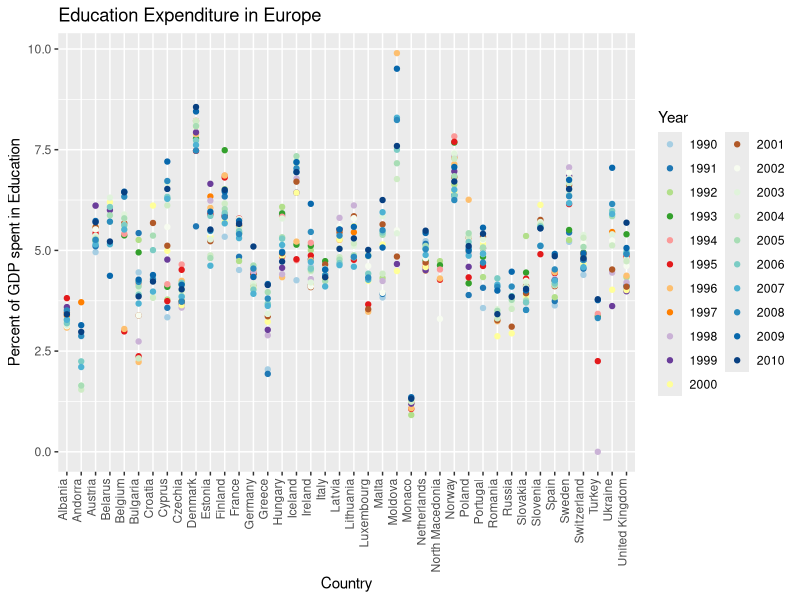

This chart was generated by the following R code:
## ---- chunk 1
knitr::opts_chunk$set(echo = TRUE)
## ---- chunk 2
library(tidyverse)
library(dplyr)
library(ggplot2)
library(scales)


annualdeath <- read.csv("../Dataset/annual-number-of-deaths-by-cause.csv", header = TRUE)
governmentEducationExpenditure  <- read.csv("../Dataset/total-government-expenditure-on-education-gdp.csv", header = TRUE)
enrolment_ratio_teritiary_education <- read.csv("../Dataset/enrolment-ratio-teritiary-education.csv", header = TRUE)
## ---- chunk 3

annualdeath <- annualdeath %>% filter(Code != "");
governmentEducationExpenditure <- governmentEducationExpenditure  %>% filter(Code != "");

## ---- chunk 4
colnames(annualdeath) <- c("Country","Code","Year","Meningitis","Alzheimers disease","Parkinsons disease","Nutritional deficiencies","Malaria",
"Drowning","Interpersonal violence", "Maternal disorders", "HIV AIDS" , "Drug use disorders", "Tuberculosis", "Cardiovascular diseases", "Lower respiratory infections", "Neonatal disorders","Alcohol use disorders", "Self harm", "Exposure to forces of nature", "Diarrheal diseases", "Environmental heat and cold exposure", "Neoplasms", "Conflict and terrorism", "Diabetes mellitus", "Chronic kidney disease", "Poisonings", "Protein energy malnutrition", "Road injuries", "Chronic respiratory diseases", "Cirrhosis and other chronic liver diseases", "Digestive diseases","Fire heat and hot substances","Acute hepatitis", "Measles"
)
colnames(governmentEducationExpenditure) <- c("Country","Code","Year","Percent of GPD spent in Education")

colnames(enrolment_ratio_teritiary_education) <- c("Country","Year","Gender","Age", "Units", "Enrolment ration (%)")
## ---- chunk 5

annualdeath <- select(annualdeath,-Code, -`Interpersonal violence`, -`Fire heat and hot substances`, -`Road injuries`, -`Conflict and terrorism`, -`Exposure to forces of nature`, -`Self harm` )

governmentEducationExpenditure <- select(governmentEducationExpenditure, -Code)

enrolment_ratio_teritiary_education <- select(enrolment_ratio_teritiary_education, -Units, -Age,)

## ---- chunk 6
pays_non_observés_annual_death <- annualdeath %>% group_by(Country) %>% filter(n() < 5)
pays_non_observés_annual_death <- pays_non_observés_annual_death %>% group_by(Country) %>% count()


pays_non_observés_government_exp <- governmentEducationExpenditure %>% group_by(Country) %>% filter(n() < 5)
pays_non_observés_government_exp <- pays_non_observés_government_exp %>% group_by(Country) %>% count()

pays_non_observés_enrolment_ratio_teritiary_education <- enrolment_ratio_teritiary_education %>% group_by(Country) %>% filter(n() < 5)
pays_non_observés_enrolment_ratio_teritiary_education <- pays_non_observés_enrolment_ratio_teritiary_education  %>% group_by(Country) %>% count()

print(pays_non_observés_government_exp)
print(pays_non_observés_annual_death)
print(pays_non_observés_enrolment_ratio_teritiary_education)
## ---- chunk 7
annualdeath <- annualdeath %>% filter(Year<2011);

governmentEducationExpenditure <- governmentEducationExpenditure  %>% filter(Year<2011) %>%filter(Year>1989);

enrolment_ratio_teritiary_education <- enrolment_ratio_teritiary_education  %>% filter(Year<2011) %>%filter(Year>1989)  %>%filter(Gender == "All genders") ;
## ---- chunk 8
governmentEducationExpenditure <- governmentEducationExpenditure %>% group_by(Country) %>% filter(n() > 5) %>% filter(Country != "World")

annualdeath <- annualdeath %>% group_by(Country) %>% filter(n() > 5) %>% filter(Country != "World")

enrolment_ratio_teritiary_education <- enrolment_ratio_teritiary_education %>% group_by(Country) %>% filter(n() > 5) %>% filter(!grepl("^MDG_", Country))
## ---- chunk 9
governmentEducationExpenditure %>% group_by(Country)%>%count()

annualdeath %>% group_by(Country)%>%count()

enrolment_ratio_teritiary_education %>% group_by(Country)%>%count()
## ---- chunk 10
governmentEducationExpenditure %>% group_by(Country)%>%summarise() %>% nrow()
annualdeath  %>% group_by(Country)%>%summarise() %>% nrow()
enrolment_ratio_teritiary_education  %>% group_by(Country)%>%summarise() %>% nrow()
## ---- chunk 11
europe_annual_death <- filter(annualdeath, Country %in% c("Albania", "Andorra", "Austria", "Belarus", "Belgium", "Bosnia and Herzegovina", "Bulgaria", "Croatia", "Cyprus", "Czechia" , "Denmark", "Estonia", "Finland", "France", "Germany", "Greece","Greenland", "Hungary", "Iceland", "Ireland", "Italy", "Latvia", "Liechtenstein", "Lithuania", "Luxembourg", "Malta", "Moldova", "Monaco", "Montenegro", "Netherlands", "North Macedonia", "Norway", "Poland", "Portugal", "Romania", "Russia", "San Marino", "Serbia", "Slovakia", "Slovenia", "Spain", "Sweden", "Switzerland", "Turkey", "Ukraine", "United Kingdom", "Vatican City"))

asia_annual_death <- filter(annualdeath, Country %in% c("Afghanistan", "Armenia", "Azerbaijan", "Bahrain", "Bangladesh", "Bhutan", "Brunei", "Cambodia", "China", "Cyprus", "Georgia", "India", "Indonesia", "Iran", "Iraq", "Israel", "Japan", "Jordan", "Kazakhstan", "Kuwait", "Kyrgyzstan", "Laos", "Lebanon", "Malaysia", "Maldives", "Mongolia", "Myanmar", "Nepal", "North Korea", "Oman", "Pakistan", "Palestine", "Philippines", "Qatar", "Saudi Arabia", "Singapore", "South Korea", "Sri Lanka", "Syria", "Tajikistan","Taiwan", "Thailand", "East Timor", "Turkmenistan", "United Arab Emirates", "Uzbekistan", "Vietnam", "Yemen"))

south_america_annual_death <- filter(annualdeath, Country %in% c("Argentina", "Bolivia", "Brazil", "Chile", "Colombia", "Ecuador", "Guyana", "Paraguay", "Peru", "Suriname", "Uruguay", "Venezuela"))

n_and_c_america_annual_death <- filter(annualdeath, Country %in% c("Antigua and Barbuda", "Bahamas", "Barbados", "Belize", "Canada", "Costa Rica", "Cuba", "Dominica", "Dominican Republic", "El Salvador", "Grenada", "Guatemala", "Haiti", "Honduras", "Jamaica", "Mexico", "Nicaragua", "Panama", "Saint Kitts and Nevis", "Saint Lucia", "Saint Vincent and the Grenadines", "Trinidad and Tobago", "United States","Bermuda","Puerto Rico", "United States Virgin Islands"))

oceania_annual_death <- filter(annualdeath, Country %in% c("Australia", "Fiji", "Kiribati", "Marshall Islands", "Micronesia (country)", "Nauru", "New Zealand", "Palau", "Papua New Guinea", "Samoa", "Solomon Islands", "Tonga", "Tuvalu", "Vanuatu","American Samoa", "Guam", "Northern Mariana Islands","Cook Islands", "Niue", "Tokelau"))

africa_annual_death <- filter(annualdeath, Country %in% c("Algeria", "Angola", "Benin", "Botswana", "Burkina Faso", "Burundi", "Cape Verde", "Cameroon", "Central African Republic", "Chad", "Comoros", "Democratic Republic of Congo", "Congo", "Djibouti", "Egypt", "Equatorial Guinea", "Eritrea", "Eswatini", "Ethiopia", "Gabon", "Gambia", "Ghana", "Guinea", "Guinea-Bissau","Cote d'Ivoire", "Kenya", "Lesotho", "Liberia", "Libya", "Madagascar", "Malawi", "Mali", "Mauritania", "Mauritius", "Morocco", "Mozambique", "Namibia", "Niger", "Nigeria", "Rwanda", "Sao Tome and Principe", "Senegal", "Seychelles", "Sierra Leone", "Somalia", "South Africa", "South Sudan", "Sudan", "Tanzania", "Togo", "Tunisia", "Uganda", "Zambia", "Zimbabwe"))

## ---- chunk 12
europe_enrolment_ration <- filter(enrolment_ratio_teritiary_education, Country %in% c("Albania", "Andorra", "Austria", "Belarus", "Belgium", "Bosnia and Herzegovina", "Bulgaria", "Croatia", "Cyprus", "Czech Republic", "Denmark", "Estonia", "Finland", "France","Germany", "Greece", "Hungary", "Iceland", "Ireland", "Italy", "Latvia", "Liechtenstein", "Lithuania", "Luxembourg", "Malta", "Moldova", "Monaco", "Montenegro", "Netherlands", "The former Yugoslav Republic of Macedonia", "Norway", "Poland", "Portugal", "Romania", "Russian Federation", "San Marino", "Serbia", "Slovakia", "Slovenia", "Spain", "Sweden", "Switzerland","Turkey", "Ukraine", "United Kingdom", "Vatican City", "Gibraltar", "United Kingdom of Great Britain and Northern Ireland"))


asia_enrolment_ratio <- filter(enrolment_ratio_teritiary_education, Country %in% c("Afghanistan", "Armenia", "Azerbaijan", "Bahrain", "Bangladesh", "Bhutan", "Brunei Darussalam", "Cambodia", "China", "Cyprus", "Georgia", "India", "Indonesia", "Iran", "Iraq", "Israel", "Japan", "Jordan", "Kazakhstan", "Kuwait", "Kyrgyzstan", "Laos", "Lebanon", "Malaysia", "Maldives", "Mongolia", "Myanmar", "Nepal","Republic of Korea", "Oman", "Pakistan", "Palestine", "Philippines", "Qatar", "Saudi Arabia", "Singapore", "South Korea", "Sri Lanka", "Syria", "Tajikistan", "Thailand", "Timor-Leste", "Turkmenistan", "United Arab Emirates", "Uzbekistan", "Viet Nam" , "Yemen", "Hong Kong Special Administrative Region of China", "Iran, Islamic Republic of", "Lao People's Democratic Republic", 
"Macao Special Administrative Region of China","Occupied Palestinian Territory"))

south_america_enrolment_ratio <- filter(enrolment_ratio_teritiary_education, Country %in% c("Argentina", "Bolivia", "Brazil", "Chile", "Colombia", "Ecuador", "Guyana", "Paraguay", "Peru", "Suriname", "Uruguay", "Venezuela (Bolivarian Republic of)"))

n_and_c_america_enrolment_ratio <- filter(enrolment_ratio_teritiary_education, Country %in% c("Antigua and Barbuda","Aruba" ,"Bahamas", "Barbados", "Belize", "Canada", "Costa Rica", "Cuba", "Dominica", "Dominican Republic", "El Salvador", "Grenada", "Guatemala","Haiti", "Honduras", "Jamaica", "Mexico", "Nicaragua", "Panama", "Saint Kitts and Nevis", "Saint Lucia", "Saint Vincent and the Grenadines", "Trinidad and Tobago", "United States of America", "Montserrat", "United States Virgin Islands"))

oceania_enrolment_ratio <- filter(enrolment_ratio_teritiary_education, Country %in% c("Australia", "Fiji", "Kiribati", "Marshall Islands", "Micronesia (country)", "Nauru", "New Zealand", "Palau", "Papua New Guinea", "Samoa", "Solomon Islands", "Tonga", "Tuvalu", "Vanuatu", "American Samoa", "Cook Islands", "Niue", "Tokelau"))

enrolment_ratio_teritiary_education <- enrolment_ratio_teritiary_education %>%
  mutate(Country = ifelse(Country ==  "Côte d'Ivoire","Ivory Coast", Country))

africa_enrolment_ratio <- filter(enrolment_ratio_teritiary_education, Country %in% c("Algeria", "Angola", "Benin", "Botswana", "Burkina Faso", "Burundi", "Cameroon", "Central African Republic", "Chad", "Comoros", "Democratic Republic of the Congo", "Djibouti", "Egypt", "Equatorial Guinea", "Eritrea", "Eswatini", "Ethiopia", "Gabon", "Gambia", "Ghana", "Guinea", "Guinea-Bissau", "Ivory Coast", "Kenya", "Lesotho", "Liberia", "Libya", "Madagascar", "Malawi", "Mali", "Mauritania", "Mauritius", "Morocco", "Mozambique", "Namibia", "Niger", "Nigeria", "Rwanda", "Sao Tome and Principe", "Senegal", "Seychelles", "Sierra Leone", "Somalia", "South Africa", "South Sudan", "Sudan", "Tanzania", "Togo", "Tunisia", "Uganda", "Zambia", "Zimbabwe", "Cape Verde", "Congo", "Libyan Arab Jamahiriya", "Swaziland", "Syrian Arab Republic", "United Republic of Tanzania"))

## ---- chunk 13
europe_government_expenditure <- filter(governmentEducationExpenditure, Country %in% c("Albania", "Andorra", "Austria", "Belarus", "Belgium", "Bosnia and Herzegovina", "Bulgaria", "Croatia", "Cyprus","Czechia", "Denmark", "Estonia", "Finland", "France", "Germany", "Greece", "Hungary", "Iceland", "Ireland", "Italy", "Latvia", "Liechtenstein", "Lithuania", "Luxembourg", "Malta", "Moldova", "Monaco", "Montenegro", "Netherlands", "North Macedonia", "Norway", "Poland", "Portugal", "Romania", "Russia", "San Marino", "Serbia", "Slovakia", "Slovenia", "Spain", "Sweden", "Switzerland", "Turkey", "Ukraine", "United Kingdom", "Vatican City"))

asia_government_expenditure <- filter(governmentEducationExpenditure, Country %in% c("Afghanistan", "Armenia", "Azerbaijan", "Bahrain", "Bangladesh", "Bhutan", "Brunei", "Cambodia", "China", "Cyprus", "Georgia", "India", "Indonesia", "Iran", "Iraq", "Israel", "Japan", "Jordan", "Kazakhstan", "Kuwait", "Kyrgyzstan", "Laos", "Lebanon", "Malaysia", "Maldives", "Mongolia", "Myanmar", "Nepal", "North Korea", "Oman", "Pakistan", "Palestine", "Philippines", "Qatar", "Saudi Arabia", "Singapore", "South Korea", "Sri Lanka", "Syria", "Tajikistan", "Thailand", "Timor-Leste", "Turkmenistan", "United Arab Emirates", "Uzbekistan", "Vietnam", "Yemen","Hong Kong", "Macao" )) 

south_america_governemnt_expenditure <- filter(governmentEducationExpenditure, Country %in% c("Argentina", "Bolivia", "Brazil", "Chile", "Colombia", "Ecuador", "Guyana", "Paraguay", "Peru", "Suriname", "Uruguay", "Venezuela"))

n_and_c_america_governemnt_expenditure <- filter(governmentEducationExpenditure, Country %in% c("Antigua and Barbuda","Aruba" , "Bahamas", "Barbados","Bermuda", "Belize","British Virgin Islands", "Canada", "Costa Rica", "Cuba", "Dominica", "Dominican Republic", "El Salvador", "Grenada", "Guatemala", "Haiti", "Honduras", "Jamaica", "Mexico", "Nicaragua", "Panama", "Saint Kitts and Nevis", "Saint Lucia", "Saint Vincent and the Grenadines", "Trinidad and Tobago", "United States"))

governmentEducationExpenditure <- governmentEducationExpenditure %>%
  mutate(Country = ifelse(Country ==  "Cote d'Ivoire","Ivory Coast", Country))

africa_governemnt_expenditure <- filter(governmentEducationExpenditure, Country %in% c("Algeria", "Angola", "Benin", "Botswana", "Burkina Faso", "Burundi", "Cape Verde", "Cameroon", "Central African Republic", "Chad", "Comoros", "Democratic Republic of Congo", "Congo", "Djibouti", "Egypt", "Equatorial Guinea", "Eritrea", "Eswatini", "Ethiopia", "Gabon", "Gambia", "Ghana", "Guinea", "Guinea-Bissau", "Ivory Coast", "Kenya", "Lesotho", "Liberia", "Libya", "Madagascar", "Malawi", "Mali", "Mauritania", "Mauritius", "Morocco", "Mozambique", "Namibia", "Niger", "Nigeria", "Rwanda", "Sao Tome and Principe", "Senegal", "Seychelles", "Sierra Leone", "Somalia", "South Africa", "South Sudan", "Sudan", "Tanzania", "Togo", "Tunisia", "Uganda", "Zambia", "Zimbabwe"))

oceania_government_expenditure <- filter(governmentEducationExpenditure, Country %in% c("Australia", "Fiji", "Kiribati", "Marshall Islands", "Micronesia (country)", "Nauru", "New Zealand", "Palau", "Papua New Guinea", "Samoa", "Solomon Islands", "Tonga", "Tuvalu", "Vanuatu", "American Samoa", "Cook Islands", "Niue", "Tokelau"))
## ---- chunk 14
# Liste complète des pays dans votre ensemble de données d'origine
pays_complets <- unique(governmentEducationExpenditure$Country)

# Liste des pays sélectionnés dans chaque ensemble de données
pays_europe <- unique(europe_government_expenditure$Country)
pays_asie <- unique(asia_government_expenditure$Country)
pays_amerique_sud <- unique(south_america_governemnt_expenditure$Country)
pays_amerique_nord_central <- unique(n_and_c_america_governemnt_expenditure$Country)
pays_afrique <- unique(africa_governemnt_expenditure$Country)
pays_oceanie <- unique(oceania_government_expenditure$Country)

# Comparaison pour voir s'il y a des pays manquants dans les sélections
pays_manquants <- setdiff(pays_complets, pays_europe)
pays_manquants <- setdiff(pays_manquants, pays_asie)
pays_manquants <- setdiff(pays_manquants, pays_amerique_sud)
pays_manquants <- setdiff(pays_manquants, pays_amerique_nord_central)
pays_manquants <- setdiff(pays_manquants, pays_afrique)
pays_manquants <- setdiff(pays_manquants, pays_oceanie)
# Afficher la liste des pays manquants
print(pays_manquants)


## ---- chunk 15
library(RColorBrewer)


# Créer une palette de couleurs distinctes
n_years <- 21
paired_palette <- brewer.pal(n = 12, name = "Paired")
additional_colors <- c("#F7FCF0", "#E0F3DB", "#CEEBC5", "#A8DDB5", "#7BCCC4", "#4EB3D3", "#2B8CBE", "#0868AC", "#084081")
palette <- c(paired_palette, additional_colors)

# Créer le nuage de points avec les couleurs basées sur l'année
ggplot(europe_government_expenditure, aes(x = Country, y = `Percent of GPD spent in Education`, color = factor(Year))) +
  geom_point() +
  scale_color_manual(values = palette) +
  theme(axis.text.x = element_text(angle = 90, hjust = 1, vjust = 0)) +
  labs(x = "Country", y = "Percent of GDP spent in Education", title = "Education Expenditure in Europe", color = "Year")

